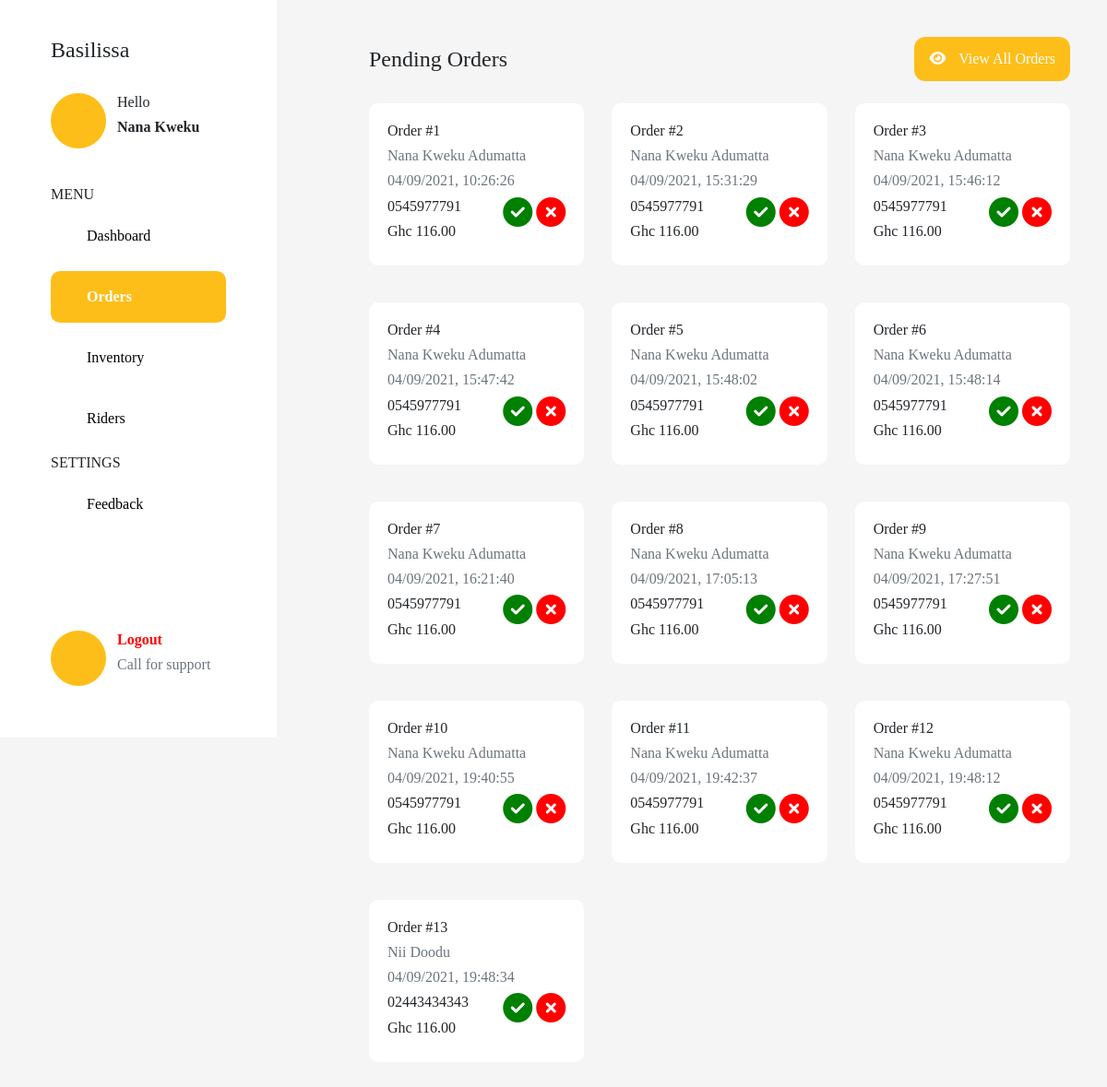
Page /dash-orders on the committed database.
### models.py (models this page shows, shortened)
class Order(db.Model):
    id = db.Column(db.Integer, primary_key=True)
    order = db.Column(db.String(), nullable=False)
    user = db.Column(db.String(),nullable=False)
    phone = db.Column(db.String(), nullable=False)
    location = db.Column(db.String(), nullable=False)
    branch = db.Column(db.String(), nullable=False)
    date_created = db.Column(db.DateTime, default=datetime.utcnow)

### app.py (the view)
@app.route('/dash-orders')
def dashorders():
    orders = Order.query.all()
    return render_template('dash-orders.html', title='Orders', orders = orders)

### templates/dash-orders.html
{% extends "dash.html" %}
{% block body %}
    <div style="display: flex; justify-content: space-between;">
        <h4 style="margin-top: auto; margin-bottom: auto;">Pending Orders</h4>
        <button class="button-solid-yellow" style="border: none;"> <i class="fas fa-eye" style="padding-right: 10px;"></i> View All Orders</button>
    </div>
<br>
<div class="row">
    {% for order in orders %}
    <div class="col-md-4">
        <div class="card" data-aos="fade-up" data-aos-delay="100">
            <h6>Order #{{order.id}}</h6>
            <h6 class="text-muted" >{{order.user}}</h6>
            <h6 class="text-muted" style="font-weight:300">{{order.date_created.strftime("%m/%d/%Y, %H:%M:%S")}}</h6>
            <div>
            <div class="status">
                <div>
                    <h6 style="font-weight: 300;">{{order.phone}}</a></h6>
                    <h6>Ghc 116.00</h6>
                </div>
                <div>
                    <i class="fas fa-check-circle fa-2x" style="color: green;"></i>
                    <i class="fas fa-times-circle fa-2x" style="color: red;"></i>
                </div>
            </div>
        </div>
    </div>
</div>
{% endfor %}
</div>
{% endblock %}

### static/css/style.css (style rules this page uses)
html { scroll-behavior: smooth; }
body { font-family: 'Poppins','sans-serif'; }
.button-solid-yellow { background-color: #FEBE19; color: white; padding: 12px 16px; border: none; border-radius: 12px; font-family: 'Poppins', 'sans-serif'; }
.card { border-radius: 10px; padding: 20px; border: none; margin-bottom: 5vh; }
.card .status { display: flex; justify-content: space-between; }

### rows in the picture
Order: id "1", user "Nana Kweku Adumatta", date_created "04/09/2021, 10:26:26", phone "0545977791"
Order: id "2", user "Nana Kweku Adumatta", date_created "04/09/2021, 15:31:29", phone "0545977791"
Order: id "3", user "Nana Kweku Adumatta", date_created "04/09/2021, 15:46:12", phone "0545977791"
Order: id "4", user "Nana Kweku Adumatta", date_created "04/09/2021, 15:47:42", phone "0545977791"
Order: id "5", user "Nana Kweku Adumatta", date_created "04/09/2021, 15:48:02", phone "0545977791"
Order: id "6", user "Nana Kweku Adumatta", date_created "04/09/2021, 15:48:14", phone "0545977791"
Order: id "7", user "Nana Kweku Adumatta", date_created "04/09/2021, 16:21:40", phone "0545977791"
Order: id "8", user "Nana Kweku Adumatta", date_created "04/09/2021, 17:05:13", phone "0545977791"
Order: id "9", user "Nana Kweku Adumatta", date_created "04/09/2021, 17:27:51", phone "0545977791"
Order: id "10", user "Nana Kweku Adumatta", date_created "04/09/2021, 19:40:55", phone "0545977791"
Order: id "11", user "Nana Kweku Adumatta", date_created "04/09/2021, 19:42:37", phone "0545977791"
Order: id "12", user "Nana Kweku Adumatta", date_created "04/09/2021, 19:48:12", phone "0545977791"
Order: id "13", user "Nii Doodu", date_created "04/09/2021, 19:48:34", phone "02443434343"
